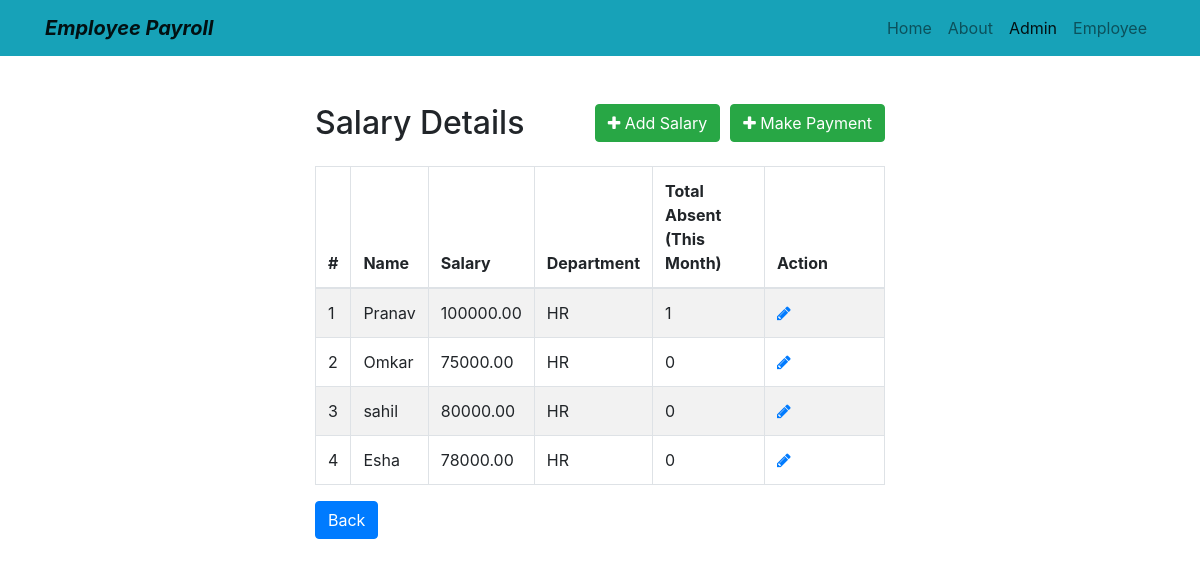
Screenshot of /sal.php (signed in) with the database file from the repository.
### tables this page shows
CREATE TABLE `tblsalary` (
  `emp_id` int NOT NULL,
  `basic_salary` decimal(10,2) DEFAULT NULL,
  PRIMARY KEY (`emp_id`),
  CONSTRAINT `tblsalary_ibfk_1` FOREIGN KEY (`emp_id`) REFERENCES `tblemp` (`emp_id`) ON DELETE CASCADE ON UPDATE CASCADE
);

CREATE TABLE `tblemp` (
  `emp_id` int NOT NULL AUTO_INCREMENT,
  `first_name` varchar(50) DEFAULT NULL,
  `last_name` varchar(50) DEFAULT NULL,
  `contact_no` varchar(15) DEFAULT NULL,
  `emp_address` varchar(255) DEFAULT NULL,
  `department` varchar(100) DEFAULT NULL,
  `emp_email` varchar(100) DEFAULT NULL,
  `emp_password` varchar(255) DEFAULT NULL,
  `monthly_paid_leaves` int DEFAULT '5',
  PRIMARY KEY (`emp_id`),
  UNIQUE KEY `emp_email` (`emp_email`)
);

### sal.php (the view, shortened to what this page needs)
<!DOCTYPE html>
<html lang="en">
<head>
    <link rel="stylesheet" href="https://stackpath.bootstrapcdn.com/bootstrap/4.5.2/css/bootstrap.min.css">
    <link rel="stylesheet" href="https://maxcdn.bootstrapcdn.com/font-awesome/4.7.0/css/font-awesome.min.css">
</head>
<body>
<nav class="navbar navbar-expand-lg navbar-light bg-info">
    <div class="container">
        <a class="navbar-brand"><b><i>Employee Payroll</i></b></a>
        <div class="collapse navbar-collapse" id="navbarResponsive">
            <ul class="navbar-nav ml-auto">
                <li class="nav-item">
                    <a class="nav-link" href="index.html">Home</a>
                </li>
                <li class="nav-item">
                    <a class="nav-link" href="about.html">About</a>
                </li>
                <li class="nav-item">
                    <a class="nav-link active" href="adminlogin.php">Admin</a>
                </li>
                <li class="nav-item">
                    <a class="nav-link" href="emplogin.php">Employee</a>
                </li>
            </ul>
        </div>
    </div>
</nav>
<div class="wrapper">
    <div class="container-fluid">
        <div class="row">
            <div class="col-md-12">
                <div class="mt-5 mb-3 clearfix">
                    <h2 class="pull-left">Salary Details</h2>
                    <a href="Payment.php" class="btn btn-success pull-right"><i class="fa fa-plus"></i> Make Payment</a>
                    <a href="salary.php" class="btn btn-success pull-right" style="margin-right: 10px;"><i class="fa fa-plus"></i> Add Salary</a>
                </div>
                <?php
                require_once "dbconnect.php";
                $current_month = date('m');
                $current_year = date('Y');
                $sql = "SELECT t1.emp_id, t1.first_name, t1.department, t2.basic_salary,
                               (SELECT COUNT(*) FROM tblleave
                                WHERE emp_id = t1.emp_id
                                  AND leave_type = 'UnPaid'
                                  AND status='Approved'
                                  AND MONTH(leave_date) = $current_month
                                  AND YEAR(leave_date) = $current_year) AS total_absent
                        FROM tblemp AS t1
                        INNER JOIN tblsalary AS t2 ON t1.emp_id = t2.emp_id";
                if ($result = mysqli_query($conn, $sql)) {
                    if (mysqli_num_rows($result) > 0) {
                        echo '<table class="table table-bordered table-striped">';
                        echo "<thead>";
                        echo "<tr>";
                        echo "<th>#</th>";
                        echo "<th>Name</th>";
                        echo "<th>Salary</th>";
                        echo "<th>Department</th>";
                        echo "<th>Total Absent (This Month)</th>";
                        echo "<th>Action</th>";
                        echo "</tr>";
                        echo "</thead>";
                        echo "<tbody>";
                        while ($row = mysqli_fetch_array($result)) {
                            echo "<tr>";
                            echo "<td>" . $row['emp_id'] . "</td>";
                            echo "<td>" . $row['first_name'] . "</td>";
                            echo "<td>" . $row['basic_salary'] . "</td>";
                            echo "<td>" . $row['department'] . "</td>";
                            echo "<td>" . $row['total_absent'] . "</td>";
                            echo "<td>";
                            echo '<a href="salupdate.php?id=' . $row['emp_id'] . '" class="mr-3" title="Update Record" data-toggle="tooltip"><span class="fa fa-pencil"></span></a>';
                            echo "</td>";
                            echo "</tr>";
                        }
                        echo "</tbody>";
                        echo "</table>";
                    } else {
                        echo '<div class="alert alert-danger"><em>No records were found.</em></div>';
                    }
                } else {
                    echo "Oops! Something went wrong. Please try again later.";
                }
                ?>
                <p><a href="admin.php" class="btn btn-primary">Back</a></p>
            </div>
        </div>
    </div>
</div>
</body>
</html>

### sal.php (style rules this page uses)
.wrapper { width: 600px; margin: 0 auto; }
table tr td:last-child { width: 120px; }

### rows the page displays
tblsalary: emp_id.emp_id "1", emp_id.first_name "Pranav", basic_salary "100000.00", emp_id.department "HR", total_absent "1"
tblsalary: emp_id.emp_id "2", emp_id.first_name "Omkar", basic_salary "75000.00", emp_id.department "HR", total_absent "0"
tblsalary: emp_id.emp_id "3", emp_id.first_name "sahil", basic_salary "80000.00", emp_id.department "HR", total_absent "0"
tblsalary: emp_id.emp_id "4", emp_id.first_name "Esha", basic_salary "78000.00", emp_id.department "HR", total_absent "0"
